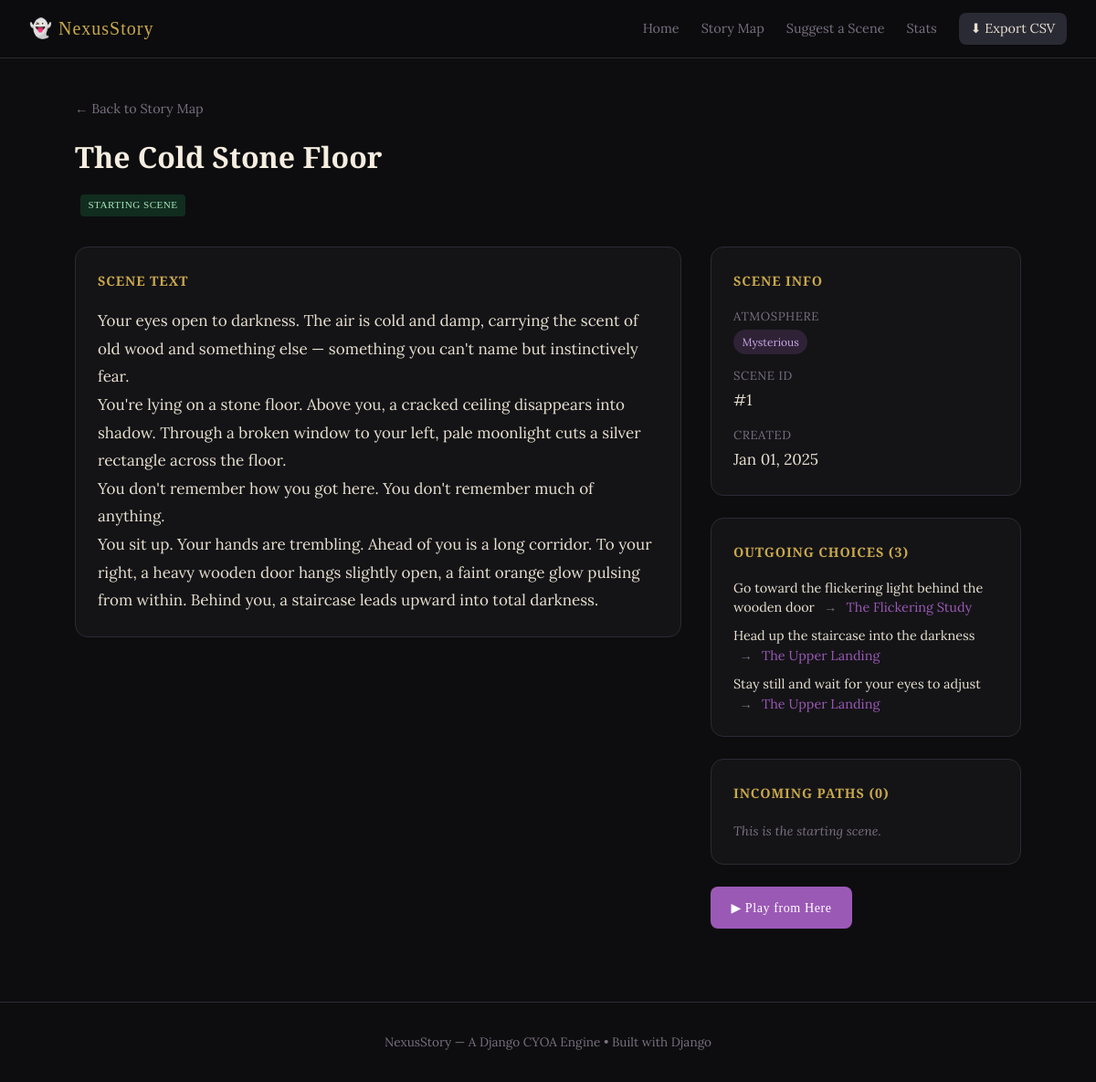
Page /map/1/ on the committed database.
### adventure/models.py (models this page shows, shortened)
class Scene(models.Model):
    title = models.CharField(max_length=200)
    body = models.TextField(help_text="The narrative text shown to the player for this scene.")
    image_url = models.URLField(
        blank=True,
        null=True,
        help_text="Optional URL to an image representing this scene."
    )
    atmosphere = models.CharField(
        max_length=50,
        choices=[
            ('normal', 'Normal'),
            ('tense', 'Tense'),
            ('terrifying', 'Terrifying'),
            ('calm', 'Calm'),
            ('mysterious', 'Mysterious'),
        ],
        default='normal',
        help_text="Controls the visual mood/styling of the scene."
    )
    is_start = models.BooleanField(
        default=False,
        help_text="Mark exactly ONE scene as the starting point of the story."
    )
    is_ending = models.BooleanField(
        default=False,
        help_text="Ending scenes have no choices — the story concludes here."
    )
    ending_type = models.CharField(
        max_length=20,
        choices=[
            ('none', 'Not an ending'),
            ('good', 'Good Ending'),
            ('bad', 'Bad Ending'),
            ('neutral', 'Neutral Ending'),
        ],
        default='none',
        blank=True,
    )
    created_at = models.DateTimeField(auto_now_add=True)
    class Meta:
        ordering = ['id']

class Choice(models.Model):
    scene = models.ForeignKey(
        Scene,
        on_delete=models.CASCADE,
        related_name='choices',
        help_text="The scene this choice appears on."
    )
    text = models.CharField(
        max_length=300,
        help_text="The button label the player clicks (e.g. 'Go upstairs')."
    )
    next_scene = models.ForeignKey(
        Scene,
        on_delete=models.SET_NULL,
        null=True,
        related_name='incoming_choices',
        help_text="Where this choice leads."
    )
    order = models.PositiveIntegerField(
        default=0,
        help_text="Controls the display order of choices on a scene."
    )
    class Meta:
        ordering = ['order', 'id']

### adventure/views.py (the view)
# urls.py: path('map/<int:pk>/', views.SceneDetailView.as_view(), name='scene_detail'),
class SceneDetailView(DetailView):
    model = Scene
    template_name = 'adventure/scene_detail.html'
    context_object_name = 'scene'
    def get_context_data(self, **kwargs):
        context = super().get_context_data(**kwargs)
        context['choices'] = self.object.choices.select_related('next_scene').all()
        context['incoming'] = self.object.incoming_choices.select_related('scene').all()
        return context

### adventure/templates/adventure/scene_detail.html (shortened to what this page needs)
{% extends 'adventure/base.html' %}
{% block content %}
<div class="page-wrapper">
    <div class="page-header">
        <a href="{% url 'scene_list' %}" class="back-link">← Back to Story Map</a>
        <h1>{{ scene.title }}</h1>
        {% if scene.is_start %}<span class="badge badge-start">STARTING SCENE</span>{% endif %}
    </div>
    <div class="detail-grid">
        <div class="detail-main">
            <div class="detail-card">
                <h3>Scene Text</h3>
                <div class="detail-body">{{ scene.body|linebreaks }}</div>
            </div>
        </div>
        <div class="detail-sidebar">
            <div class="detail-card">
                <h3>Scene Info</h3>
                <dl class="detail-list">
                    <dt>Atmosphere</dt>
                    <dd><span class="atmosphere-pill pill-{{ scene.atmosphere }}">{{ scene.atmosphere }}</span></dd>
                    <dt>Scene ID</dt>
                    <dd>#{{ scene.id }}</dd>
                    <dt>Created</dt>
                    <dd>{{ scene.created_at|date:"M d, Y" }}</dd>
                </dl>
            </div>
            <div class="detail-card">
                <h3>Outgoing Choices ({{ choices.count }})</h3>
                {% if choices %}
                <ul class="connection-list">
                    {% for choice in choices %}
                    <li>
                        <span class="connection-text">{{ choice.text }}</span>
                        <span class="connection-arrow">→</span>
                        {% if choice.next_scene %}
                        <a href="{% url 'scene_detail' choice.next_scene.pk %}">{{ choice.next_scene.title }}</a>
                        {% else %}
                        <em>Dead end</em>
                        {% endif %}
                    </li>
                    {% endfor %}
                </ul>
                {% else %}
                <p class="muted">No choices — {% if scene.is_ending %}this is an ending.{% else %}not yet connected.{% endif %}</p>
                {% endif %}
            </div>
            <div class="detail-card">
                <h3>Incoming Paths ({{ incoming.count }})</h3>
                {% if incoming %}
                <ul class="connection-list">
                    {% for choice in incoming %}
                    <li>
                        From: <a href="{% url 'scene_detail' choice.scene.pk %}">{{ choice.scene.title }}</a>
                        <span class="muted"> via "{{ choice.text }}"</span>
                    </li>
                    {% endfor %}
                </ul>
                {% else %}
                <p class="muted">{% if scene.is_start %}This is the starting scene.{% else %}No scenes lead here yet.{% endif %}</p>
                {% endif %}
            </div>
            <div class="detail-card-actions">
                <a href="{% url 'scene' scene.id %}" class="btn btn-primary">▶ Play from Here</a>
            </div>
        </div>
    </div>
</div>
{% endblock %}

### adventure/static/adventure/css/style.css (style rules this page uses)
:root { --bg-dark: #0d0d0f; --bg-card: #141417; --bg-card-hover: #1a1a1f; --border: #2a2a35; --border-glow: #4a3060; --text-primary: #e8e0d0; --text-muted: #7a7080; --text-heading: #f5ede0; --accent-purple: #9b59b6; --accent-gold: #c9a84c; --accent-red: #c0392b; --accent-green: #27ae60; --accent-teal: #1abc9c; --navbar-h: 64px; --radius: 8px; --radius-lg: 14px; --shadow: 0 4px 24px rgba(0,0,0,0.6); --shadow-glow: 0 0 30px rgba(155,89,182,0.15); --font-heading: 'Cinzel', serif; --font-body: 'Lora', serif; }
*, *::before, *::after { box-sizing: border-box; margin: 0; padding: 0; }
html { scroll-behavior: smooth; }
body { background: var(--bg-dark); color: var(--text-primary); font-family: var(--font-body); font-size: 17px; line-height: 1.75; min-height: 100vh; display: flex; flex-direction: column; }
a { color: var(--accent-purple); text-decoration: none; }
.btn { display: inline-block; padding: 0.65rem 1.4rem; border-radius: var(--radius); font-family: var(--font-heading); font-size: 0.88rem; letter-spacing: 0.04em; cursor: pointer; border: none; transition: all 0.2s; text-decoration: none; }
.btn-primary { background: var(--accent-purple); color: #fff; }
.page-wrapper { max-width: 1100px; margin: 0 auto; padding: 2.5rem 2rem 5rem; }
.page-header { margin-bottom: 2rem; }
.page-header h1 { font-family: var(--font-heading); font-size: 2rem; color: var(--text-heading); margin-bottom: 0.5rem; }
.back-link { font-size: 0.9rem; color: var(--text-muted); display: inline-block; margin-bottom: 0.75rem; }
.badge { display: inline-block; font-size: 0.7rem; padding: 0.15rem 0.5rem; border-radius: 4px; font-family: var(--font-heading); letter-spacing: 0.04em; margin-left: 0.4rem; }
.badge-start { background: rgba(39,174,96,0.2); color: #a8e6c1; }
.atmosphere-pill { display: inline-block; font-size: 0.75rem; padding: 0.2rem 0.6rem; border-radius: 999px; text-transform: capitalize; }
.pill-mysterious { background: rgba(155,89,182,0.2); color: #c9a8e8; }
.detail-grid { display: grid; grid-template-columns: 1fr 340px; gap: 2rem; align-items: start; }
.detail-main, .detail-sidebar { display: flex; flex-direction: column; gap: 1.5rem; }
.detail-card { background: var(--bg-card); border: 1px solid var(--border); border-radius: var(--radius-lg); padding: 1.5rem; }
.detail-card h3 { font-family: var(--font-heading); color: var(--accent-gold); margin-bottom: 1rem; font-size: 0.9rem; text-transform: uppercase; letter-spacing: 0.06em; }
.detail-body { line-height: 1.8; }
.detail-card-actions { display: flex; gap: 1rem; }
.detail-list dt { color: var(--text-muted); font-size: 0.82rem; text-transform: uppercase; letter-spacing: 0.04em; margin-top: 0.75rem; }
.detail-list dd { margin-left: 0; }
.connection-list { list-style: none; display: flex; flex-direction: column; gap: 0.6rem; }
.connection-list li { font-size: 0.9rem; line-height: 1.5; }
.connection-text { color: var(--text-primary); }
.connection-arrow { color: var(--text-muted); margin: 0 0.4rem; }
.muted { color: var(--text-muted); font-size: 0.88rem; font-style: italic; }

### rows in the picture
Scene: title "The Cold Stone Floor", body "Your eyes open to darkness. The air is cold and damp, carrying the scent of old wood and something else — something you can't name but instinctively fear. You're lying on a stone floor. Above you, a cracked ceiling disappears into shadow. Through a broken window to your left, pale moonlight cuts a silver rectangle across the floor. You don't remember how you got here. You don't remember much of anything. You sit up. Your hands are trembling. Ahead of you is a long corridor. To your right, a heavy wooden door hangs slightly open, a faint orange glow pulsing from within. Behind you, a staircase leads upward into total darkness.", atmosphere "Mysterious", id "1", created_at "Jan 01, 2025"
Choice: text "Go toward the flickering light behind the wooden door", next_scene "The Flickering Study"
Choice: text "Head up the staircase into the darkness", next_scene "The Upper Landing"
Choice: text "Stay still and wait for your eyes to adjust", next_scene "The Upper Landing"

### other values in the picture
{{ choices.count }} "3"
{{ incoming.count }} "0"
